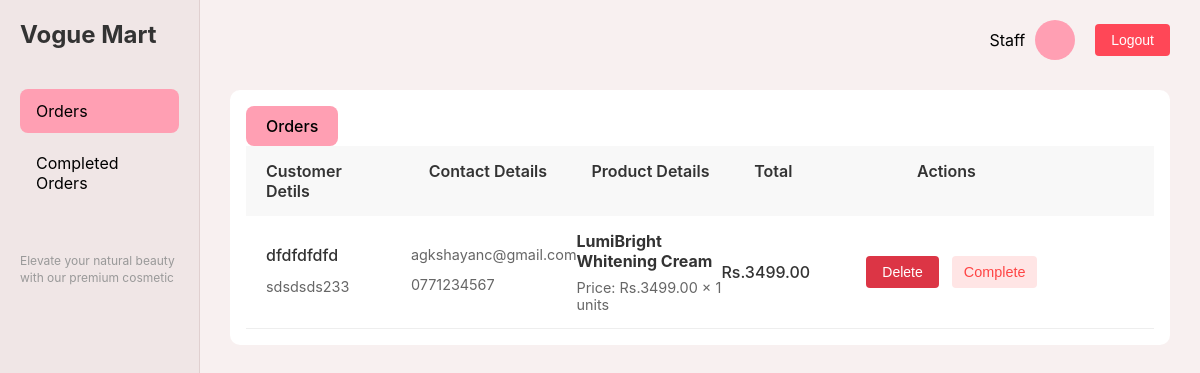
Page /staff.php on the committed database.
### tables this page shows
CREATE TABLE `orders` (
  `order_id` int(11) NOT NULL,
  `user_name` varchar(255) DEFAULT NULL,
  `user_email` varchar(255) DEFAULT NULL,
  `mobile` varchar(15) DEFAULT NULL,
  `address` varchar(255) DEFAULT NULL,
  `product_name` varchar(255) DEFAULT NULL,
  `product_price` decimal(10,2) DEFAULT NULL,
  `quantity` int(11) DEFAULT NULL,
  `total_amount` decimal(10,2) DEFAULT NULL,
  `order_date` timestamp NOT NULL DEFAULT current_timestamp()
);

### staff.php (the view, shortened to what this page needs)
<!DOCTYPE html>
<html lang="en">
<head>
    <link rel="stylesheet" href="css/style.css">
</head>
<body>
    <div class="sidebar">
        <div class="logo">Vogue Mart</div>
        <div class="nav-item active" onclick="showOrdersView()">Orders</div>
        <div class="nav-item" onclick="showCompletedOrders()">Completed Orders</div>
        <div class="tagline">
            Elevate your natural beauty with our premium cosmetic
        </div>
    </div>
    <div class="main-content">
        <div class="header">
            <div class="admin-profile">
                <span>Staff</span>
                <div class="admin-avatar"></div>
                <button class="logout-btn" onclick="logoutAdmin()">Logout</button>
            </div>
        </div>
        <div class="product-table">
            <div class="tabs">
                <div class="tab active">Orders</div>
            </div>
            <div class="table-header">
                <div>Customer Detils</div>
                <div></div>
                <div>Contact Details</div>
                <div>Product Details</div>
                <div>Total</div>
                <div>Actions</div>
            </div>
            <?php
            $con = mysqli_connect("localhost", "root", "", "ecommerce");
            $sql = "SELECT * FROM orders ORDER BY order_date DESC";
            $result = mysqli_query($con, $sql);
            if(mysqli_num_rows($result) > 0) {
                while($row = mysqli_fetch_assoc($result)) {
                    echo "<div class='product-row'>
                            <div class='customer-info'>
                                <div class='name'>{$row['user_name']}</div>
                                <div class='address'>{$row['address']}</div>
                            </div>
                            <div></div>
                            <div class='contact-info'>
                                <div class='email'>{$row['user_email']}</div>
                                <div class='mobile'>{$row['mobile']}</div>
                            </div>
                            <div class='product-info'>
                                <div class='product'>{$row['product_name']}</div>
                                <div class='details'>
                                    Price: Rs.{$row['product_price']} × {$row['quantity']} units
                                </div>
                            </div>
                            <div class='total-amount'>
                                Rs.{$row['total_amount']}
                            </div>
                            <div class='action-buttons'>
                                <button class='delete-btn' onclick='deleteOrder({$row['order_id']})'>Delete</button>
                                <button class='complete-btn' onclick='completeOrder({$row['order_id']})'>Complete</button>
                            </div>
                          </div>";
                }
            } else {
                echo "<div class='product-row'><div colspan='7'>No orders found</div></div>";
            }
            ?>
        </div>
    </div>
</body>
</html>

### css/style.css (style rules this page uses)
* { margin: 0; padding: 0; box-sizing: border-box; }
body { font-family: -apple-system, BlinkMacSystemFont, 'Segoe UI', Roboto, sans-serif; background-color: #f8f0f0; display: flex; height: 100vh; }
.sidebar { width: 200px; background-color: #f0e6e6; padding: 20px; border-right: 1px solid #e0d0d0; }
.logo { font-size: 24px; font-weight: bold; color: #333; margin-bottom: 40px; }
.nav-item { padding: 12px 16px; margin-bottom: 8px; border-radius: 8px; cursor: pointer; transition: background-color 0.2s; color: black; }
.nav-item.active { background-color: #ff9fb3; color: black; }
.tagline { margin-top: auto; padding-top: 40px; font-size: 12px; color: #999; line-height: 1.4; }
.main-content { flex: 1; padding: 20px 30px; }
.header { display: flex; justify-content: space-between; align-items: center; margin-bottom: 30px; }
.admin-profile { display: flex; align-items: center; gap: 10px; }
.admin-avatar { width: 40px; height: 40px; background-color: #ff9fb3; border-radius: 50%; }
.tabs { display: flex; gap: 30px; margin-bottom: 0; }
.tab { padding: 10px 20px; border-radius: 8px; cursor: pointer; font-weight: 500; transition: background-color 0.2s; }
.tab.active { background-color: #ff9fb3; color: black; }
.product-table { background: white; border-radius: 10px; padding: 1rem; margin-top: 1rem; }
.table-header { display: grid; grid-template-columns: 1fr 0.5fr 1.5fr 1.5fr 1.5fr 1fr 1fr; padding: 15px 20px; background-color: #f8f8f8; font-weight: 600; color: #333; }
.product-row { display: grid; grid-template-columns: 1fr 0.5fr 1.5fr 1.5fr 1.5fr 1fr 1fr; padding: 15px 20px; border-bottom: 1px solid #eee; align-items: center; }
.customer-info, .contact-info, .product-info { display: flex; flex-direction: column; gap: 0.5rem; }
.name { font-weight: 500; margin-bottom: 5px; color: #333; }
.address, .email, .mobile { margin-bottom: 5px; font-size: 0.9rem; color: #666; }
.product { font-weight: bold; color: #333; }
.details { color: #666; font-size: 0.9rem; }
.total-amount { font-weight: 500; color: #333; }
.action-buttons { display: flex; gap: 8px; }
.edit-btn, .delete-btn { padding: 6px 12px; border: none; border-radius: 4px; cursor: pointer; font-size: 0.9rem; transition: background-color 0.2s; }
.delete-btn { background-color: #dc3545; color: white; border: none; padding: 8px 16px; border-radius: 4px; cursor: pointer; font-size: 14px; margin-right: 5px; transition: background-color 0.3s ease; }
.complete-btn { background-color: #ffe5e5; color: #ff4444; }
.edit-btn, .complete-btn { padding: 6px 12px; border: none; border-radius: 4px; cursor: pointer; font-size: 0.9rem; transition: background-color 0.2s; }
.logout-btn { background-color: #ff4757; color: white; border: none; padding: 8px 16px; border-radius: 4px; cursor: pointer; margin-left: 10px; font-size: 14px; transition: background-color 0.3s; }

### rows in the picture
orders: user_name "dfdfdfdfd", address "sdsdsds233", user_email "agkshayanc@gmail.com", mobile "0771234567", product_name "LumiBright Whitening Cream", product_price "3499.00", quantity "1", total_amount "3499.00"
